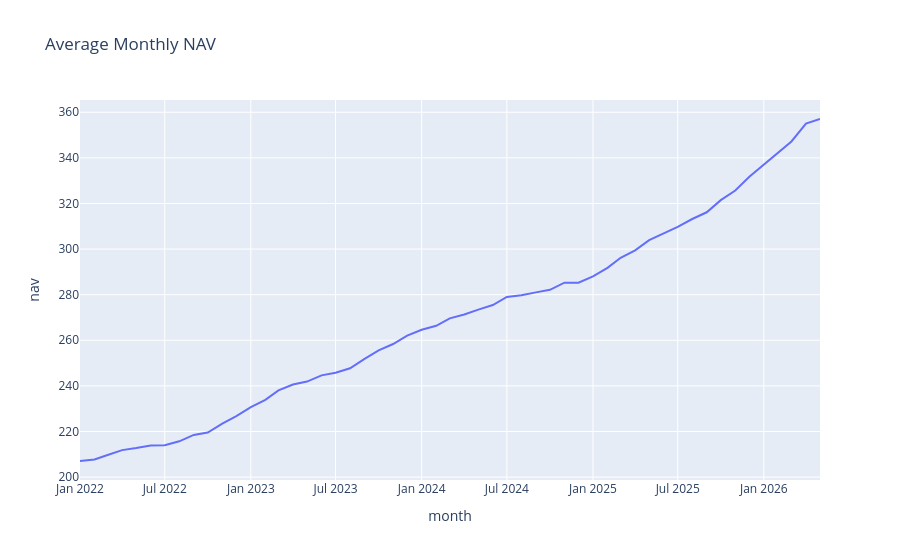

The code cell stored with this chart in its notebook:
### Code cell
monthly_nav = nav.copy()

monthly_nav["month"] = monthly_nav["date"].dt.to_period("M").astype(str)

monthly_avg = (
    monthly_nav
    .groupby("month")["nav"]
    .mean()
    .reset_index()
)

fig = px.line(
    monthly_avg,
    x="month",
    y="nav",
    title="Average Monthly NAV"
)

fig.show()

### Figure 1 — Plotly figure (JSON) as saved in the notebook; plotly's stock layout.template omitted (floating-point values rounded to 4 significant figures)
{"data": [{"hovertemplate": "month=%{x}<br>nav=%{y}<extra></extra>", "legendgroup": "", "line": {"color": "#636efa", "dash": "solid"}, "marker": {"symbol": "circle"}, "mode": "lines", "name": "", "orientation": "v", "showlegend": false, "type": "scatter", "x": ["2022-01", "2022-02", "2022-03", "2022-04", "2022-05", "2022-06", "2022-07", "2022-08", "2022-09", "2022-10", "2022-11", "2022-12", "2023-01", "2023-02", "2023-03", "2023-04", "2023-05", "2023-06", "2023-07", "2023-08", "2023-09", "2023-10", "2023-11", "2023-12", "2024-01", "2024-02", "2024-03", "2024-04", "2024-05", "2024-06", "2024-07", "2024-08", "2024-09", "2024-10", "2024-11", "2024-12", "2025-01", "2025-02", "2025-03", "2025-04", "2025-05", "2025-06", "2025-07", "2025-08", "2025-09", "2025-10", "2025-11", "2025-12", "2026-01", "2026-02", "2026-03", "2026-04", "2026-05"], "xaxis": "x", "y": [207.1, 207.7, 209.7, 211.8, 212.7, 213.9, 214.0, 215.7, 218.5, 219.5, 223.5, 226.8, 230.7, 233.8, 238.0, 240.6, 241.9, 244.6, 245.8, 247.7, 251.8, 255.6, 258.4, 262.0, 264.6, 266.3, 269.6, 271.3, 273.5, 275.5, 279.0, 279.7, 281.0, 282.1, 285.2, 285.3, 288.0, 291.7, 296.2, 299.4, 303.9, 306.9, 309.7, 313.2, 316.1, 321.4, 325.7, 331.7, 337.1, 342.1, 347.2, 355.0, 357.0], "yaxis": "y"}], "layout": {"legend": {"tracegroupgap": 0}, "title": {"text": "Average Monthly NAV"}, "xaxis": {"anchor": "y", "domain": [0, 1], "title": {"text": "month"}}, "yaxis": {"anchor": "x", "domain": [0, 1], "title": {"text": "nav"}}}}
